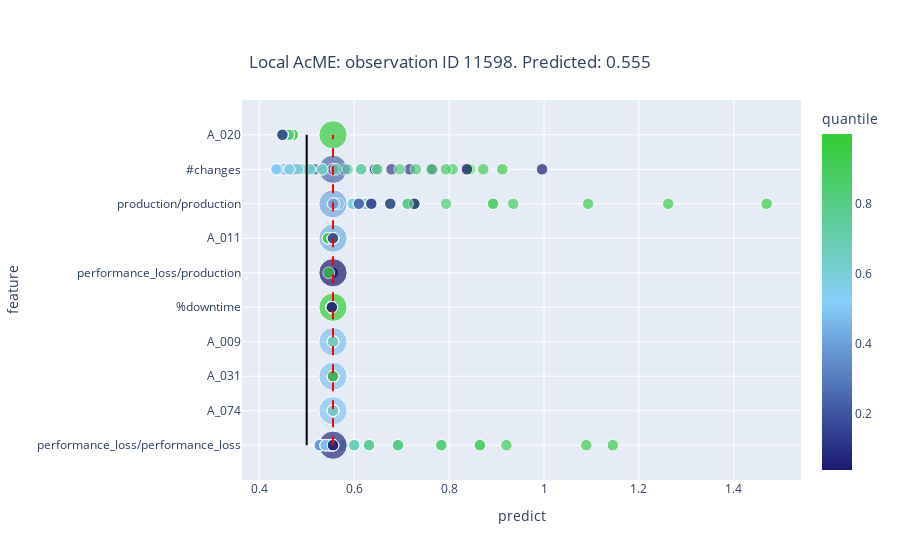

Source (notebook cell):
### Markdown cell above
Local what-if analysis tool

### Code cell
k = random.choice(list(acme_local_explanations.keys()))
acme_loc_summary_plot = acme_local_explanations[k].summary_plot(local=True, n_features = 10)
# acme_loc_summary_plot.update_layout(width = 100 * 15, height = 100 * 6, font = dict(size=18))
acme_loc_summary_plot.show()

### Figure 1 — Plotly figure (JSON) as saved in the notebook; plotly's stock layout.template omitted (floating-point values rounded to 4 significant figures; data arrays with more than 128 entries replaced by an {"elided": "..."} marker saying what was removed)
{"data": [{"customdata": {"elided": "510x1 float values"}, "hovertemplate": "Feature: <b>%{y}</b><br><br>Predict: %{x}<br>Original value: %{customdata[0]}<br>Quantile: %{marker.color}", "legendgroup": "", "marker": {"color": {"elided": "510 float values"}, "coloraxis": "coloraxis", "size": {"elided": "510 float values"}, "sizemode": "area", "sizeref": 0.00075, "symbol": "circle"}, "mode": "markers", "name": "", "orientation": "h", "showlegend": false, "type": "scatter", "x": {"elided": "510 float values"}, "xaxis": "x", "y": {"elided": "510 str values"}, "yaxis": "y"}], "layout": {"coloraxis": {"colorbar": {"title": {"text": "quantile"}}, "colorscale": [[0, "midnightblue"], [0.5, "lightskyblue"], [1, "limegreen"]]}, "legend": {"itemsizing": "constant", "tracegroupgap": 0}, "shapes": [{"line": {"color": "red", "dash": "dash", "width": 2}, "type": "line", "x0": 0.5554, "x1": 0.5554, "y0": "performance_loss/performance_loss", "y1": "A_020"}, {"line": {"color": "black", "dash": "solid", "width": 2}, "type": "line", "x0": 0.5, "x1": 0.5, "y0": "performance_loss/performance_loss", "y1": "A_020"}], "title": {"text": "Local AcME: observation ID 11598. Predicted: 0.555", "x": 0.5, "xanchor": "center", "y": 0.9, "yanchor": "top"}, "xaxis": {"anchor": "y", "domain": [0, 1], "title": {"text": "predict"}}, "yaxis": {"anchor": "x", "domain": [0, 1], "title": {"text": "feature"}}}}
